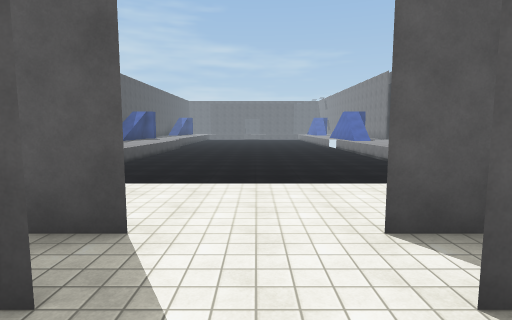
view 1 (above)

24 first-person views from a walk through a 3-D level made in the Unity game engine. The camera is 1.4 m above the floor, tilts 6° down and sees 80° across. Doors are open. The floor is counted in squares, 2 m on a side. Each view is taken from the middle of a square. On the plan, view 1 faces up. The plan holds only what a view shows up to about 10 squares ahead; the rest is blank. The place goes on beyond the plan. The player character is not drawn. Surface patterns are stand-ins for the level's own textures.

view 2
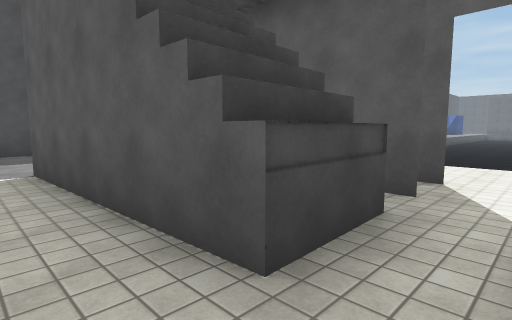

view 3
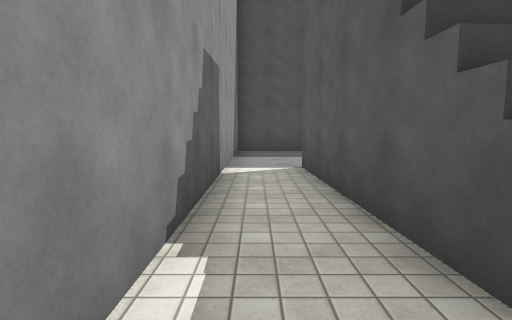

view 4
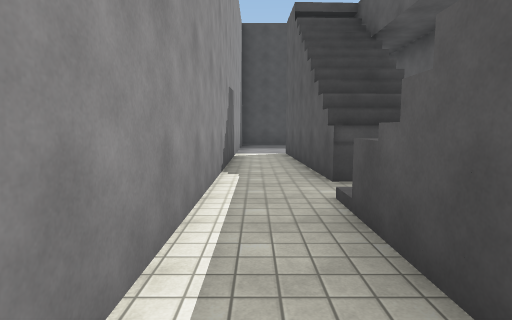

view 5
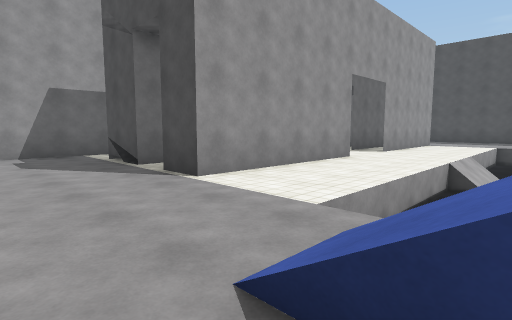

view 6
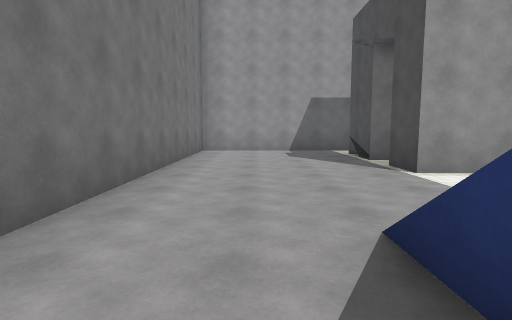

view 7
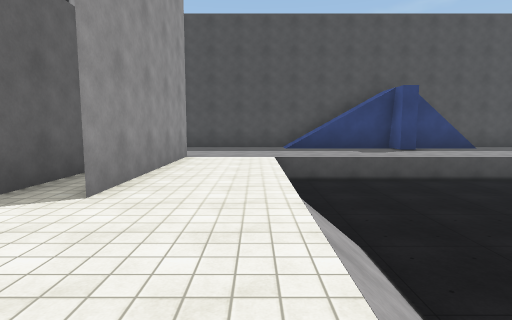

view 8
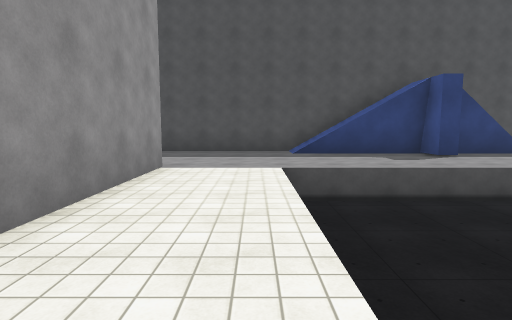

view 9
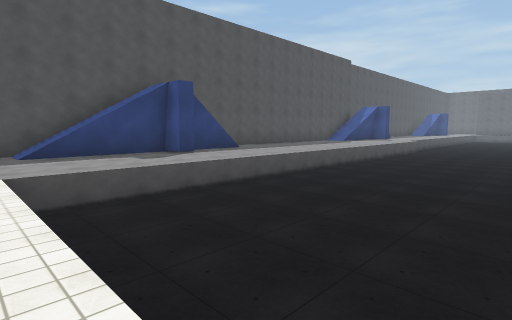

view 10
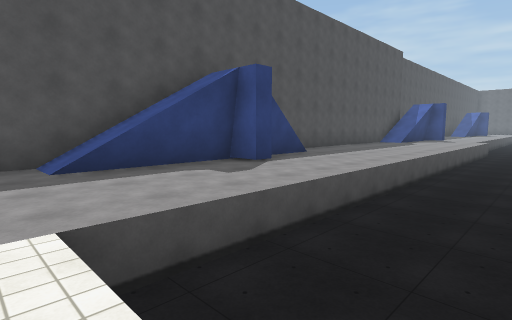

view 11
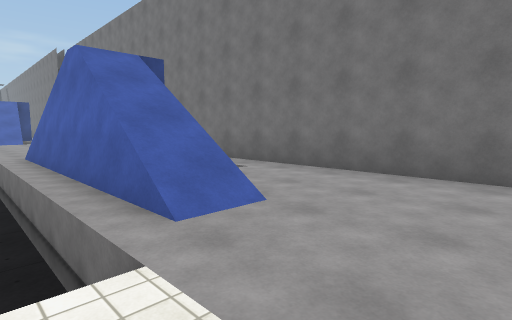

view 12
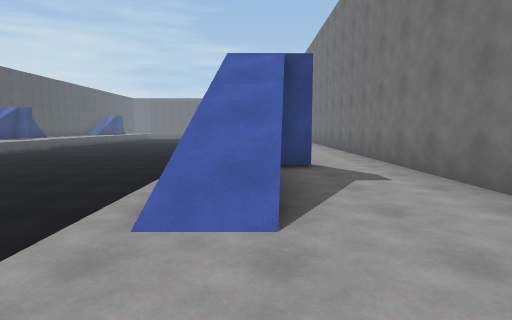

view 13
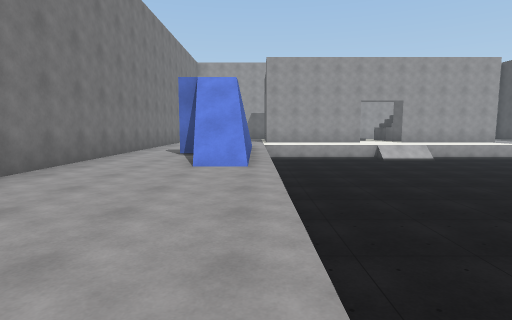

view 14
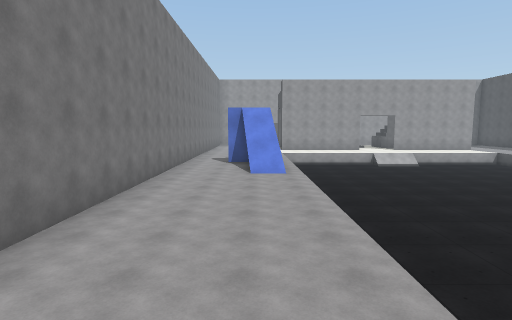

view 15
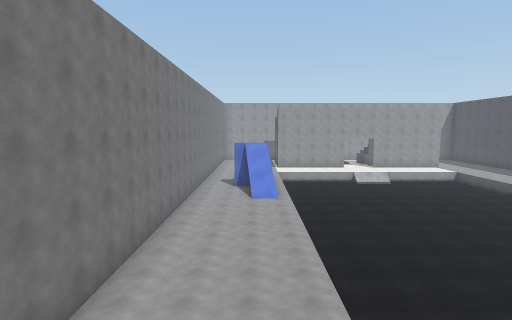

view 16
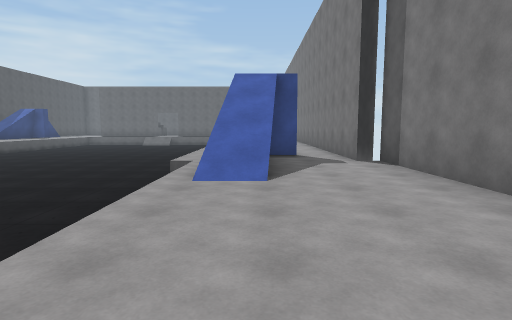

view 17
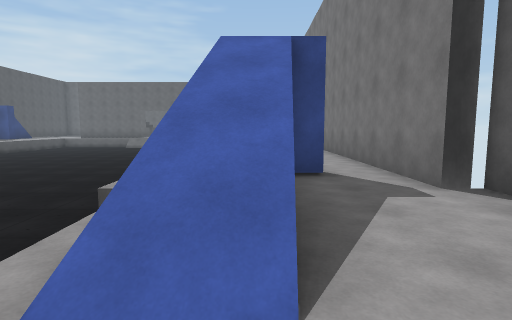

view 18
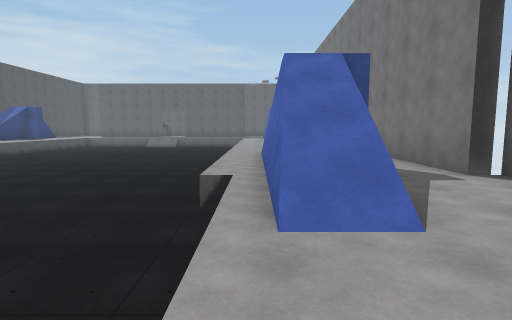

view 19
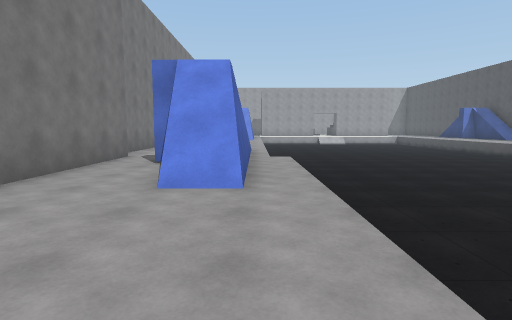

view 20
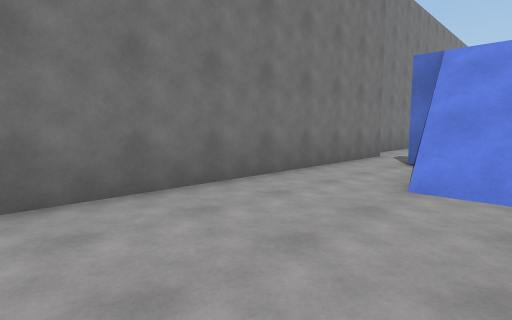

view 21
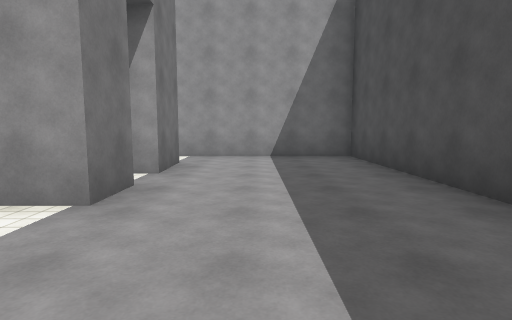

view 22
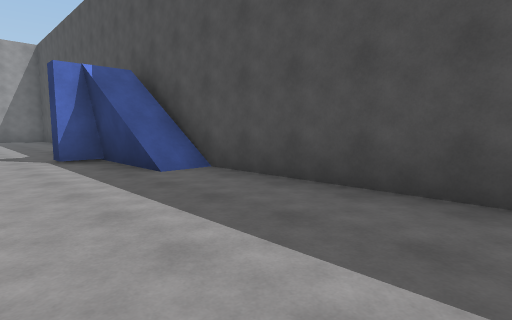

view 23
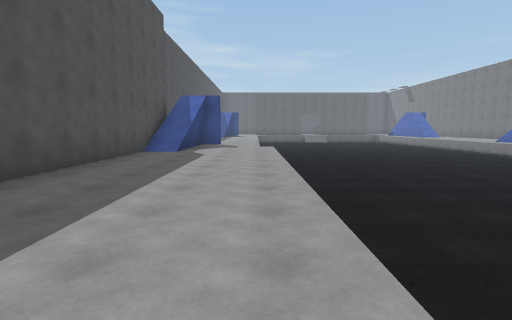

view 24
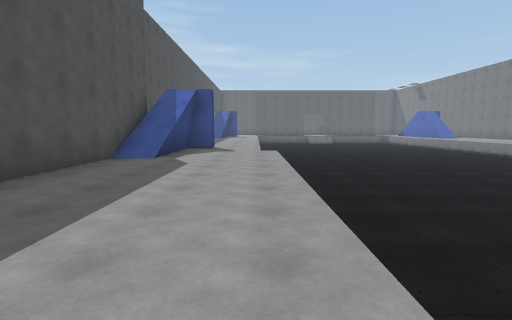

### Floor plan
Key: @ floor where view 1 was taken; # wall or solid block; . main floor; - floor 1 m lower than the main floor; _ floor 1.25 m lower than the main floor; / step, stairs or slope; D open door; ^ raised ledge; v drop or lower ground.
Columns run from 10 left of view 1 to 10 right of it. Each row starts with its distance up from view 1.
 29                 ....#
 28          vvvvv v....#
 27         vvvvvvvv....#
 26         vvvvvvvv....#
 25          vvvvvvv//..#
 24          vvvvvvv./..#
 23           vvvvvv./#.#
 22   /..vvvvvvvvvvv./..#
 21 #//..vvvvvvvvvvv./..#
 20 #//..vvvvvvvvvvv//..#
 19 #/...vvvvvvvvvvv//..#
 18 #....vvvvvvvvvvv....#
 17 #....vvvvvvvvvvv....#
 16 #....vvvvv vvvvv....#
 15 #....vvvvvvvvvvv....#
 14 #....vvvvvvvvvvv....#
 13 #....vvvvvvvvvvv....#
 12 #....vvvvvvvvvvv....#
 11 #/...vvvvvvvvvvv//..#
 10 #//..vvvvvvvvvvv./..#
  9 ###..vvvvv__vvvv./#.#
  8 ##/..vvvv___vvvv./..#
  7 #//..vvvv___vvvv./..#
  6 #//..vvvv__   vv//..#
  5 #/...vvvv_--    //..#
  4 #...................#
  3 #...................#
  2 #....####DDD####....#
  1 #....#####.##  #....#
  0 #....# ###@    #....#
 -1 #....#####/^#  #....#
 -2 #............. .....#
 -3 #############  ######

Positions as (right, up) in squares from view 1, and headings:
1: (0, 0), facing up
2: (0, -2), facing up-left
3: (0, -2), facing left
4: (3, -2), facing left
5: (8, 6), facing down-left
6: (8, 7), facing down
7: (2, 4), facing left
8: (0, 4), facing left
9: (0, 4), facing up-left
10: (-3, 4), facing up-left
11: (5, 3), facing up-right
12: (7, 3), facing up
13: (6, 17), facing down
14: (7, 20), facing down
15: (7, 23), facing down
16: (7, 15), facing up
17: (7, 18), facing up
18: (6, 17), facing up
19: (6, 29), facing down
20: (6, 29), facing down-right
21: (-7, 5), facing down
22: (-6, 16), facing down-left
23: (-6, 10), facing up
24: (-6, 12), facing up
